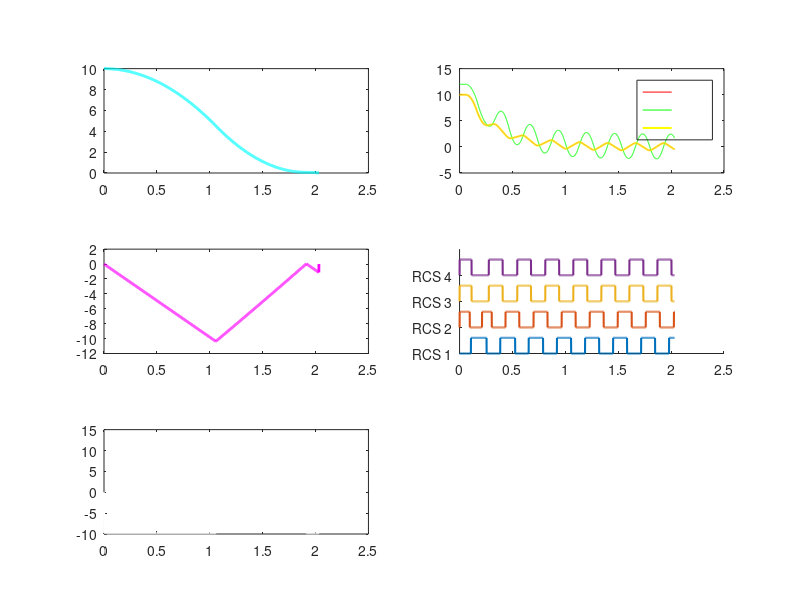

The MATLAB script that drew this image: (Note: this script raises an error after producing the figure.)
% 6-DOF flight control panel prototype: per-axis LQR on [angle; rate]
% driving a 4-thruster RCS allocation matrix, plus a suicide-burn trigger
% for the main engine.
clear; clc; close all;

% --- Vehicle and engine parameters ---
m0 = 27.674; F_main = 600; g = 9.81;
m_dot_main = 0.734; m_dot_rcs = 0.015;
h0 = 10; I_rocket = 1.5; L_rcs = 0.5; F_rcs = 30;
t_delay_main = 0.300; t_delay_rcs = 0.060;

% Control allocation matrix and LQR gain
M = [ 1  1  1;
     -1  1 -1;
      1 -1 -1;
     -1 -1  1];
A = [0 1; 0 0]; B = [0; (L_rcs/I_rocket)];
Q = diag([5000 400]); R = 0.5;
K = lqr(A,B,Q,R);

% --- Simulation setup ---
dt = 0.001; t = 0:dt:5;
n = length(t);
h = zeros(1,n); v = zeros(1,n); mass = zeros(1,n); accel = zeros(1,n);
phi = zeros(1,n); theta = zeros(1,n); psi = zeros(1,n);
p = zeros(1,n); q = zeros(1,n); r = zeros(1,n);
thrust_main = false(1,n); rcs_states = zeros(4, n);
gas_main = zeros(1,n); gas_rcs_total = zeros(1,n);

h(1) = h0; mass(1) = m0;
phi(1) = deg2rad(10); theta(1) = deg2rad(12); psi(1) = deg2rad(10);
open_cmd_t = -1; close_cmd_t = -1; landed = false; idx_land = 1;

% --- Simulation loop ---
for i = 2:n
    if ~landed
        m_now = mass(i-1);

        % Suicide-burn decision
        if open_cmd_t == -1
            v_d = abs(v(i-1)) + (g * t_delay_main);
            h_d = h(i-1) - (abs(v(i-1)) * t_delay_main) - (0.5 * g * t_delay_main^2);
            a_predict = (F_main / m_now) - g;
            if h_d <= (v_d^2 / (2 * a_predict)), open_cmd_t = t(i); end
        elseif close_cmd_t == -1
            a_predict = (F_main / m_now) - g;
            if abs(v(i-1)) <= (a_predict * t_delay_main), close_cmd_t = t(i); end
        end

        % LQR control (per-axis)
        u_roll  = -K * [phi(i-1); p(i-1)];
        u_pitch = -K * [theta(i-1); q(i-1)];
        u_yaw   = -K * [psi(i-1); r(i-1)];
        u_cmd   = [u_roll; u_pitch; u_yaw];

        valve_cmd = M * u_cmd;
        for k = 1:4
            if valve_cmd(k) > 0.05, rcs_states(k,i) = 1; end
        end

        % Physics
        is_burning = (open_cmd_t ~= -1 && t(i) >= open_cmd_t + t_delay_main && ...
                     (close_cmd_t == -1 || t(i) < close_cmd_t + t_delay_main));
        thrust_main(i) = is_burning;
        accel(i) = (is_burning * F_main / m_now) - g;

        delay_rcs = round(t_delay_rcs/dt);
        if i > delay_rcs
            act = rcs_states(:, i-delay_rcs);
            tau = [ (act(1)-act(2)+act(3)-act(4)), (act(1)+act(2)-act(3)-act(4)), (act(1)-act(2)-act(3)+act(4)) ] * F_rcs * L_rcs;
            p(i) = p(i-1) + (tau(1)/I_rocket)*dt;
            q(i) = q(i-1) + (tau(2)/I_rocket)*dt;
            r(i) = r(i-1) + (tau(3)/I_rocket)*dt;
            gas_rcs_total(i) = gas_rcs_total(i-1) + sum(act)*m_dot_rcs*dt;
        end

        v(i) = v(i-1) + accel(i)*dt;
        h(i) = h(i-1) + v(i)*dt;
        phi(i) = phi(i-1) + p(i)*dt;
        theta(i) = theta(i-1) + q(i)*dt;
        psi(i) = psi(i-1) + r(i)*dt;

        gas_main(i) = gas_main(i-1) + is_burning*m_dot_main*dt;
        mass(i) = m_now - (gas_main(i)-gas_main(i-1)) - (gas_rcs_total(i)-gas_rcs_total(i-1));

        if h(i) <= 0
            landed = true;
            idx_land = i;
            h(i)=0; v(i)=0; accel(i)=0;
        end
    else
        h(i)=0; v(i)=0; accel(i)=0; mass(i)=mass(i-1);
    end
end

% --- Dashboard (3x2 layout) ---
t_p = t(1:idx_land);
f = figure('Name','Ground Control Station','Color',[0.1 0.1 0.1],'Position',[50 50 1200 800]);

ax1 = subplot(3,2,1);
plot(t_p, h(1:idx_land), 'c', 'LineWidth', 2);
title(ax1, 'Altitude (m)', 'Color', 'w'); ylabel(ax1, 'Meters', 'Color', 'w');

ax2 = subplot(3,2,2);
plot(t_p, rad2deg(phi(1:idx_land)), 'r', t_p, rad2deg(theta(1:idx_land)), 'g', t_p, rad2deg(psi(1:idx_land)), 'y', 'LineWidth', 1.5);
legend(ax2, {'Roll','Pitch','Yaw'},'TextColor','w','Color','none');
title(ax2, 'Attitude (deg)', 'Color', 'w'); ylabel(ax2, 'Degrees', 'Color', 'w');

ax3 = subplot(3,2,3);
plot(t_p, v(1:idx_land), 'm', 'LineWidth', 2);
title(ax3, 'Vertical Speed (m/s)', 'Color', 'w'); ylabel(ax3, 'm/s', 'Color', 'w');

ax4 = subplot(3,2,4);
hold(ax4, 'on');
for k=1:4
    plot(t_p, rcs_states(k,1:idx_land)*0.6 + k, 'LineWidth', 1.5);
end
set(ax4, 'YTick', 1:4, 'YTickLabel', {'RCS 1','RCS 2','RCS 3','RCS 4'});
title(ax4, 'RCS Valve Timing', 'Color', 'w'); ylabel(ax4, 'Valve #', 'Color', 'w');

ax5 = subplot(3,2,5);
plot(t_p, accel(1:idx_land), 'w', 'LineWidth', 1.5);
yline(ax5, 0, '--r', 'LineWidth', 1.5);
title(ax5, 'Net Acceleration (G)', 'Color', 'w'); ylabel(ax5, 'm/s^2', 'Color', 'w');
xlabel(ax5, 'Time (s)', 'Color', 'w');

ax6 = subplot(3,2,6);
hold(ax6, 'on');
area(ax6, t_p, gas_main(1:idx_land), 'FaceColor', [0.8 0.2 0.2], 'FaceAlpha', 0.5);
area(ax6, t_p, gas_rcs_total(1:idx_land), 'FaceColor', [0.2 0.2 0.8], 'FaceAlpha', 0.5);
legend(ax6, {'Main Engine','RCS'},'TextColor','w','Color','none', 'Location', 'northwest');
title(ax6, 'Propellant Consumption (kg)', 'Color', 'w'); ylabel(ax6, 'kg', 'Color', 'w');
xlabel(ax6, 'Time (s)', 'Color', 'w');

sgtitle('6-DOF HYBRID CONTROL ANALYSIS PANEL', 'Color', 'w', 'FontSize', 16, 'FontWeight', 'bold');

% Dark theme for all axes
axes_list = [ax1, ax2, ax3, ax4, ax5, ax6];
for i = 1:length(axes_list)
    ax = axes_list(i);
    grid(ax, 'on');
    set(ax, 'Color', [0.15 0.15 0.15], 'XColor', 'w', 'YColor', 'w', ...
        'GridColor', 'w', 'GridAlpha', 0.2, 'LineWidth', 1);
end
